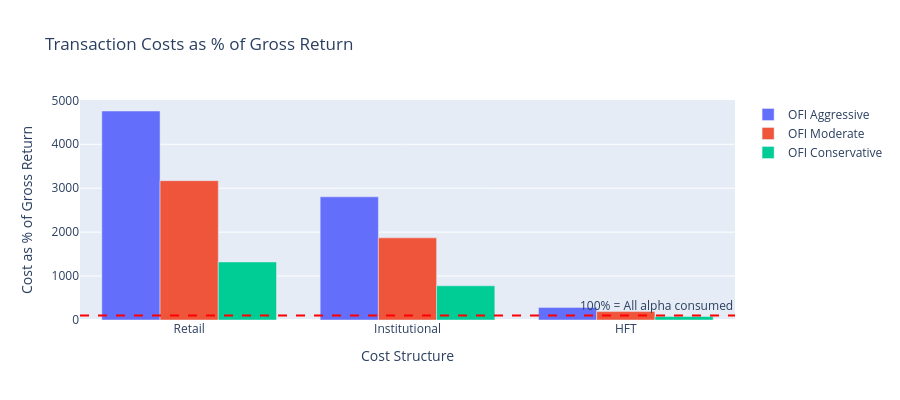

Source (notebook cell):
### Markdown cell above
## 7. Annual Cost as Percentage of Gross Return

### Code cell
fig = go.Figure()

for strategy in strategies:
    subset = results_df.filter(pl.col("strategy") == strategy.name)
    strategy_label = strategy.name.split("(")[0].strip()

    costs_data = []
    for row in subset.iter_rows(named=True):
        gross_ret = row["gross_return"]
        cost_pct = (row["annual_cost"] / gross_ret * 100) if gross_ret > 0 else 100
        costs_data.append({"cost_type": row["cost_type"], "cost_pct": cost_pct})

    fig.add_trace(
        go.Bar(
            x=[d["cost_type"] for d in costs_data],
            y=[d["cost_pct"] for d in costs_data],
            name=strategy_label,
        )
    )

fig.add_hline(
    y=100, line_dash="dash", line_color="red", annotation_text="100% = All alpha consumed"
)

fig.update_layout(
    title="Transaction Costs as % of Gross Return",
    yaxis_title="Cost as % of Gross Return",
    xaxis_title="Cost Structure",
    barmode="group",
    height=400,
)

fig.show()

### Figure 1 — Plotly figure (JSON) as saved in the notebook; plotly's stock layout.template omitted (floating-point values rounded to 4 significant figures)
{"data": [{"name": "OFI Aggressive", "type": "bar", "x": ["Retail", "Institutional", "HFT"], "y": [4757.0, 2805.0, 287.3]}, {"name": "OFI Moderate", "type": "bar", "x": ["Retail", "Institutional", "HFT"], "y": [3172.0, 1870.0, 191.5]}, {"name": "OFI Conservative", "type": "bar", "x": ["Retail", "Institutional", "HFT"], "y": [1322.0, 779.1, 79.8]}], "layout": {"annotations": [{"showarrow": false, "text": "100% = All alpha consumed", "x": 1, "xanchor": "right", "xref": "x domain", "y": 100, "yanchor": "bottom", "yref": "y"}], "barmode": "group", "height": 400, "shapes": [{"line": {"color": "red", "dash": "dash"}, "type": "line", "x0": 0, "x1": 1, "xref": "x domain", "y0": 100, "y1": 100, "yref": "y"}], "title": {"text": "Transaction Costs as % of Gross Return"}, "xaxis": {"title": {"text": "Cost Structure"}}, "yaxis": {"title": {"text": "Cost as % of Gross Return"}}}}
